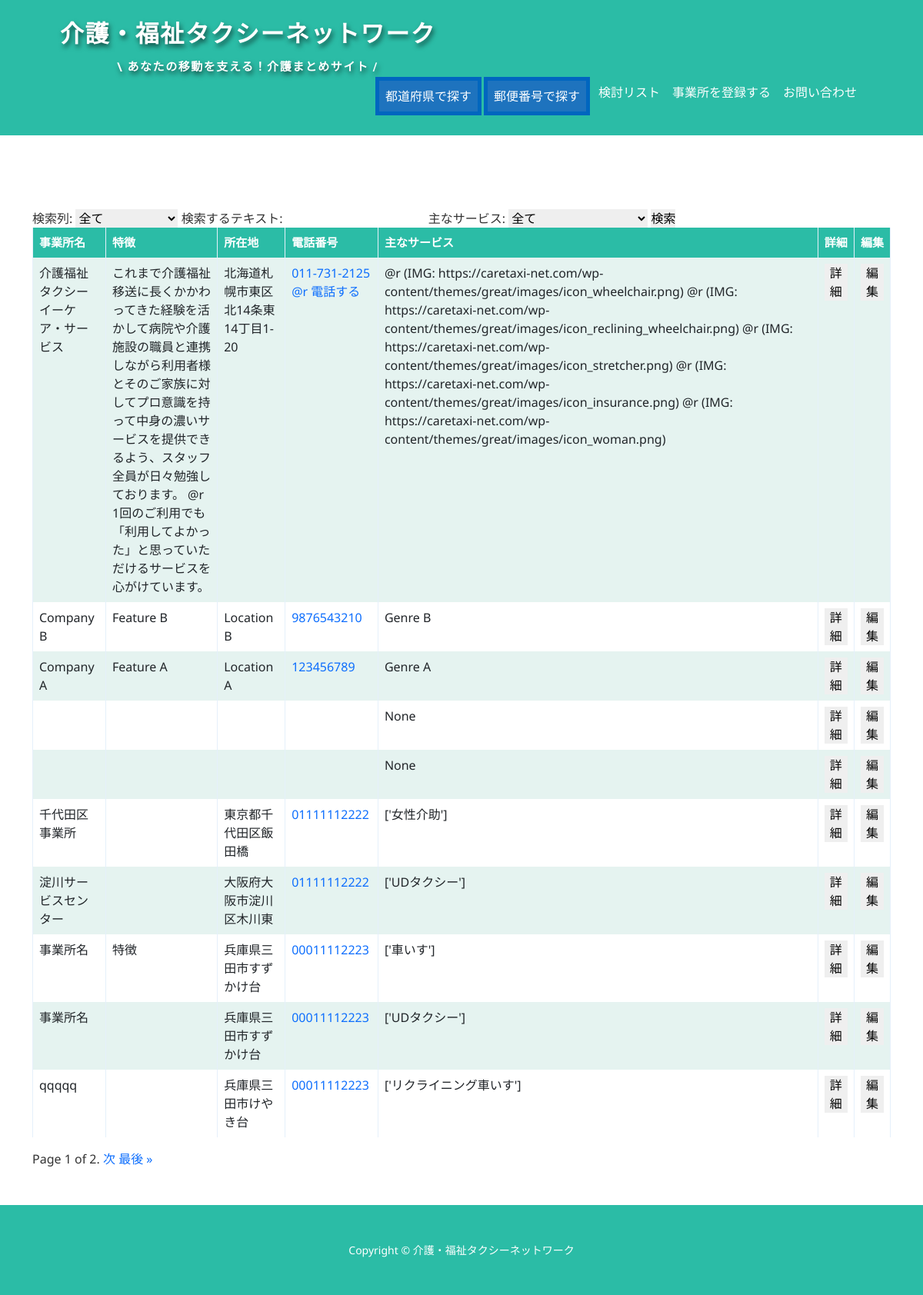
/registration_list/, run on the app's committed database.
### caretaxi/models.py (models this page shows, shortened)
class Registration(models.Model):
    REUSE_CHOICES = [
        ('未', '未'),
        ('済', '済'),
    ]
    business_name = models.CharField(max_length=999)
    features = models.CharField(max_length=999)
    postal_code = models.CharField(max_length=8)
    location = models.CharField(max_length=999)
    tel = models.CharField(max_length=16)
    carmodel = models.CharField(max_length=999)
    email = models.EmailField()
    siteurl = models.CharField(max_length=999)
    message = models.TextField()
    main_image = models.ImageField(upload_to='registration_images/', null=True, blank=True)
    created_at = models.DateTimeField(auto_now_add=True)
    genres = models.CharField(max_length=999, blank=True, null=True)

### caretaxi/views.py (the view, shortened to what this page needs)
# urls.py: path('registration_list/', registration_list, name='registration_list'),
def registration_list(request):
    items_per_page = 10
    registrations = Registration.objects.all().order_by('-id')
    search_column = request.GET.get('search_column', 'all')
    search_text = request.GET.get('search_text', '')
    search_genres = request.GET.get('search_genres', '')
    if search_genres:
        registrations = registrations.filter(genres__icontains=search_genres)
    paginator = Paginator(registrations, items_per_page)
    page = request.GET.get('page', 1)
    try:
        registrations = paginator.page(page)
    except PageNotAnInteger:
        registrations = paginator.page(1)
    except EmptyPage:
        registrations = paginator.page(paginator.num_pages)
    return render(request, 'registration_list.html', {
        'registrations': registrations,
        'search_column': search_column,
        'search_text': search_text,
        'search_genres': search_genres,
    })

### caretaxi/templates/registration_list.html (shortened to what this page needs)
{% extends 'base1.html' %}
{% block contents %}
<div class="container">
    <div class="container_mt">
        <div class="mt-5">
            <form method="get" action="">
                <label for="searchColumn">検索列:</label>
                <select id="searchColumn" name="search_column" >
                    <option value="all" {% if search_column == 'all' %}selected{% endif %}>全て</option>
                </select>
                <label for="searchText">検索するテキスト:</label>
                <input type="text" id="searchText" name="search_text" value="{{ search_text }}">
                <label for="searchGenres">主なサービス:</label>
                <select id="searchGenres" name="search_genres">
                    <option value="" {% if not search_genres %}selected{% endif %}>全て</option>
                </select>
                <button type="submit">検索</button>
            </form>
        </div>
        <div>
            <table class="table table_css">
                <thead>
                    <tr>
                        <th>事業所名</th>
                        <th>特徴</th>
                        <th>所在地</th>
                        <th>電話番号</th>
                        <th>主なサービス</th>
                        <th>詳細</th>
                        <th>編集</th>
                    </tr>
                </thead>
                <tbody>
                    {% for registration in registrations %}
                        <tr>
                            <td data-label="事業所名">{{ registration.business_name }}</td>
                            <td data-label="特徴">{{ registration.features }}</td>
                            <td data-label="所在地">{{ registration.location }}</td>
                            <td data-label="電話番号"><a href="tel:{{ registration.tel }}">{{ registration.tel }}</a></td>
                            <td data-label="主なサービス">{{ registration.genres }}</td>
                            <td data-label="詳細"><a href="{% url 'caretaxi:detail_registration' registration.id %}"><button>詳細</button></a></td>
                            <td data-label="編集"><a href="{% url 'caretaxi:edit_registration' registration.id %}"><button>編集</button></a></td>
                        </tr>
                    {% endfor %}
                </tbody>
            </table>
        </div>
        <div class="pagination">
            <span class="step-links">
                <span class="current">
                    Page {{ registrations.number }} of {{ registrations.paginator.num_pages }}.
                </span>
                {% if registrations.has_next %}
                    <a href="?page={{ registrations.next_page_number }}{% if search_column %}&search_column={{ search_column }}{% endif %}{% if search_text %}&search_text={{ search_text }}{% endif %}">次</a>
                    <a href="?page={{ registrations.paginator.num_pages }}{% if search_column %}&search_column={{ search_column }}{% endif %}{% if search_text %}&search_text={{ search_text }}{% endif %}">最後 &raquo;</a>
                {% endif %}
            </span>
        </div>
    </div>
</div>
{% endblock %}

### static/common/css/style.css (style rules this page uses)
*,*::before,*::after { box-sizing:border-box }
html,body { margin:0;padding:0;font-size:100%;font-family:sans-serif;line-height:1.5;box-sizing:border-box }
body { min-height:100vh;font-family:"Noto Sans",sans-serif;color:#333 }
a { text-decoration:none }
button,input,select,textarea { margin:0;padding:0;border:none;font:inherit }
table { border-collapse:collapse;border-spacing:0 }
.table_css th { color:#fff;background:#2bbca6;white-space:nowrap;font-size:15px;background-clip:padding-box }
.table_css th,.table_css td { border:1px solid #e5f0fb;border-width:0px 1px 0px 1px }
.table_css>tbody>tr:nth-of-type(2n+1)>* { background:#e5f3f0 }
.container_mt { margin-top:6rem }

### data on the page
Registration: business_name "介護福祉タクシーイーケア・サービス", features "これまで介護福祉移送に長くかかわってきた経験を活かして病院や介護施設の職員と連携しながら利用者様とそのご家族に対してプロ意識を持って中身の濃いサービスを提供できるよう、スタッフ全員が日々勉強しております。 @r 1回のご利用でも「利用してよかった」と思っていただけるサービスを心がけています。", location "北海道札幌市東区北14条東14丁目1-20", tel "011-731-2125 @r 電話する", genres "@r (IMG: https://caretaxi-net.com/wp-content/themes/great/images/icon_wheelchair.png) @r (IMG: https://caretaxi-net.com/wp-content/themes/great/images/icon_reclining_wheelchair.png) @r (IMG: https://caretaxi-net.com/wp-content/themes/great/images/icon_stretcher.png) @r (IMG: https://caretaxi-net.com/wp-content/themes/great/images/icon_insurance.png) @r (IMG: https://caretaxi-net.com/wp-content/themes/great/images/icon_woman.png)"
Registration: business_name "Company B", features "Feature B", location "Location B", tel "9876543210", genres "Genre B"
Registration: business_name "Company A", features "Feature A", location "Location A", tel "123456789", genres "Genre A"
Registration: genres "None"
Registration: genres "None"
Registration: business_name "千代田区事業所", location "東京都千代田区飯田橋", tel "01111112222", genres "['女性介助']"
Registration: business_name "淀川サービスセンター", location "大阪府大阪市淀川区木川東", tel "01111112222", genres "['UDタクシー']"
Registration: business_name "事業所名", features "特徴", location "兵庫県三田市すずかけ台", tel "00011112223", genres "['車いす']"
Registration: business_name "事業所名", location "兵庫県三田市すずかけ台", tel "00011112223", genres "['UDタクシー']"
Registration: business_name "qqqqq", location "兵庫県三田市けやき台", tel "00011112223", genres "['リクライニング車いす']"

### other printed values
{{ registrations.number }} "1"
{{ registrations.paginator.num_pages }} "2"
